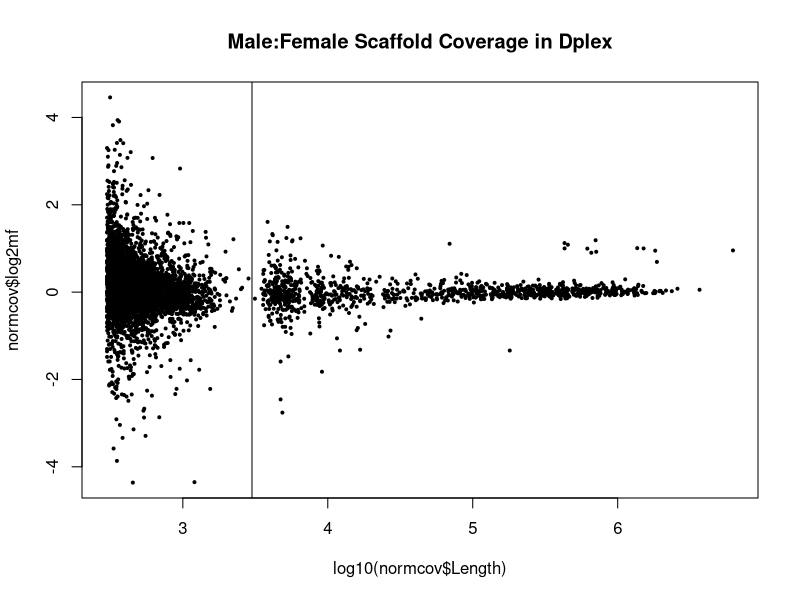

The R source for this figure:
# setwd("/Users/jamiewalters/Documents/Projects/Danaus_NeoZ/Wseq_search")

####################
# Searching for potential W-linked scaffold
####################

coveragedata <- read.table("../input_files/mergedcoveragedepth.txt",header=T, stringsAsFactors = F)

# Exploring missing data
apply(coveragedata, MARGIN = 2, function(x) {sum(is.na(x))}) # how many scaffolds with missing data in each sample
coveragedata[apply(coveragedata, MARGIN = 1, function(x) {any(is.na(x))}) ,] # print data for scaffolds with NAs


##normalize coverage data
tmp <- t (t(coveragedata[,3:8]) / colMeans(coveragedata[,3:8], na.rm = T) )  #JRW
covw <- cbind(coveragedata[, 1:2], tmp)
normcov <- covw[order(covw$Length, decreasing = T), ]  # reorder data by scaffold length
# if (is.unsorted(normcov$Length) ) {stop("normcov vector isn't sorted by length") } # 



# normalcoverage <- coverageforz[coverageforz$Scaffold %in% genescaff.Dp$scaff.tar, ]

m.ind <-c(3,6,8)
f.ind <-c(4,5,7)

malemean2 <- rowMeans(normcov[, m.ind], na.rm = T)
femalemean2 <- rowMeans(normcov[, f.ind], na.rm = T)
#now make the ratio
normcov$log2mf <- log2(malemean2/femalemean2)

sum(is.na(normcov$log2mf)) # about 500 scaffolds are NA for M/F ratio, but this because they are all hugely missing data. best to remove them
normcov[ is.na(normcov$log2mf), ]
normcov<- normcov[! is.na(normcov$log2mf), ]


# Plot male vs female coverage by scaffold length
plot(normcov$log2mf ~ log10(normcov$Length), pch = 19, cex = .4, main = "Male:Female Scaffold Coverage in Dplex")
abline(v = log10(3000))
# Clear line at 3kb where scaffolds were not assembled.


normcov[normcov$Length > 3000 & normcov$log2mf < -1,]
possible.w <- cbind(normcov[normcov$Length > 3000 & normcov$log2mf < -1, 1:2], round(normcov[normcov$Length > 3000 & normcov$log2mf < -1,3:9], 3))

write.csv(possible.w, file = "Possible_W_seqs_Dplex.csv", row.names = F, quote = F)

gooddata <- apply(normcov[,3:8], MARGIN = 1, function(x) {sum(na.omit(x) > 0) > 3} ) # logical vector subsetting where >3 samples have good data.
normcov[gooddata & normcov$log2mf < -2 ,]
